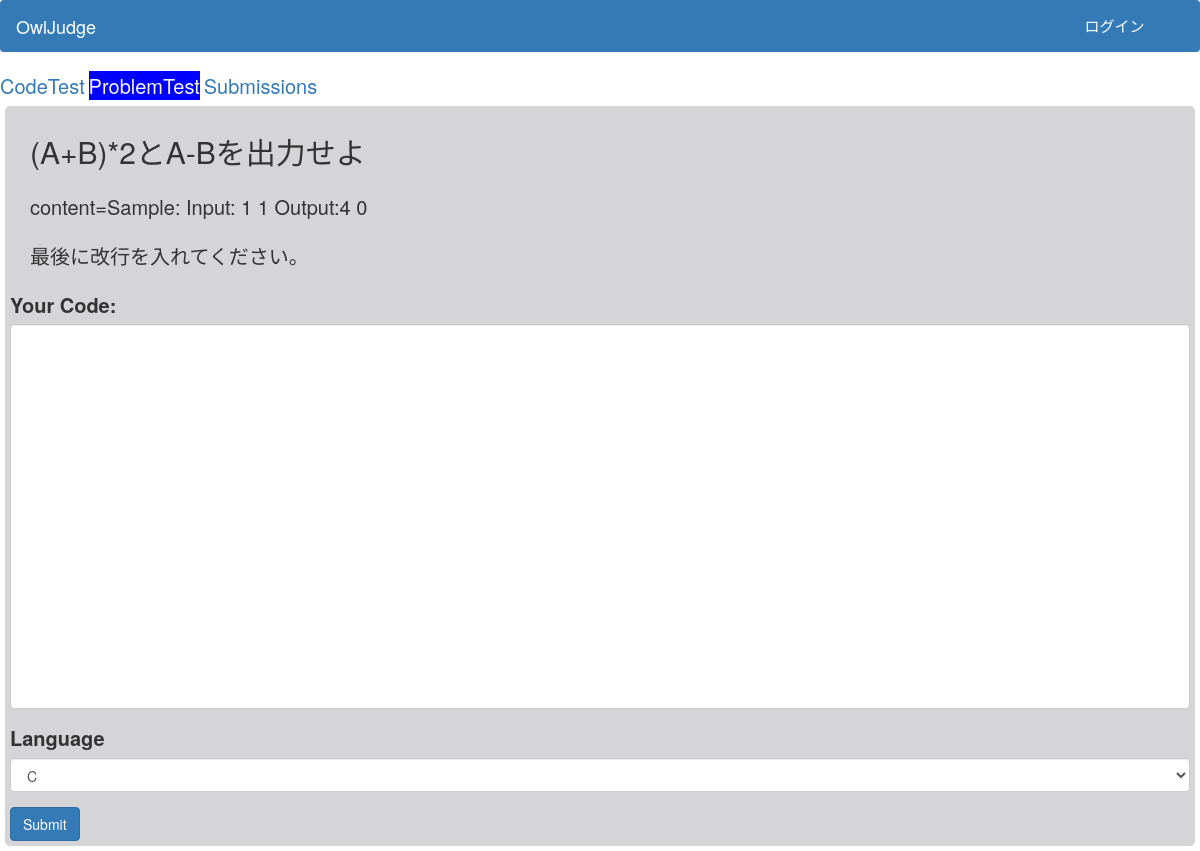
Page /problems/2 on the earlier database version.
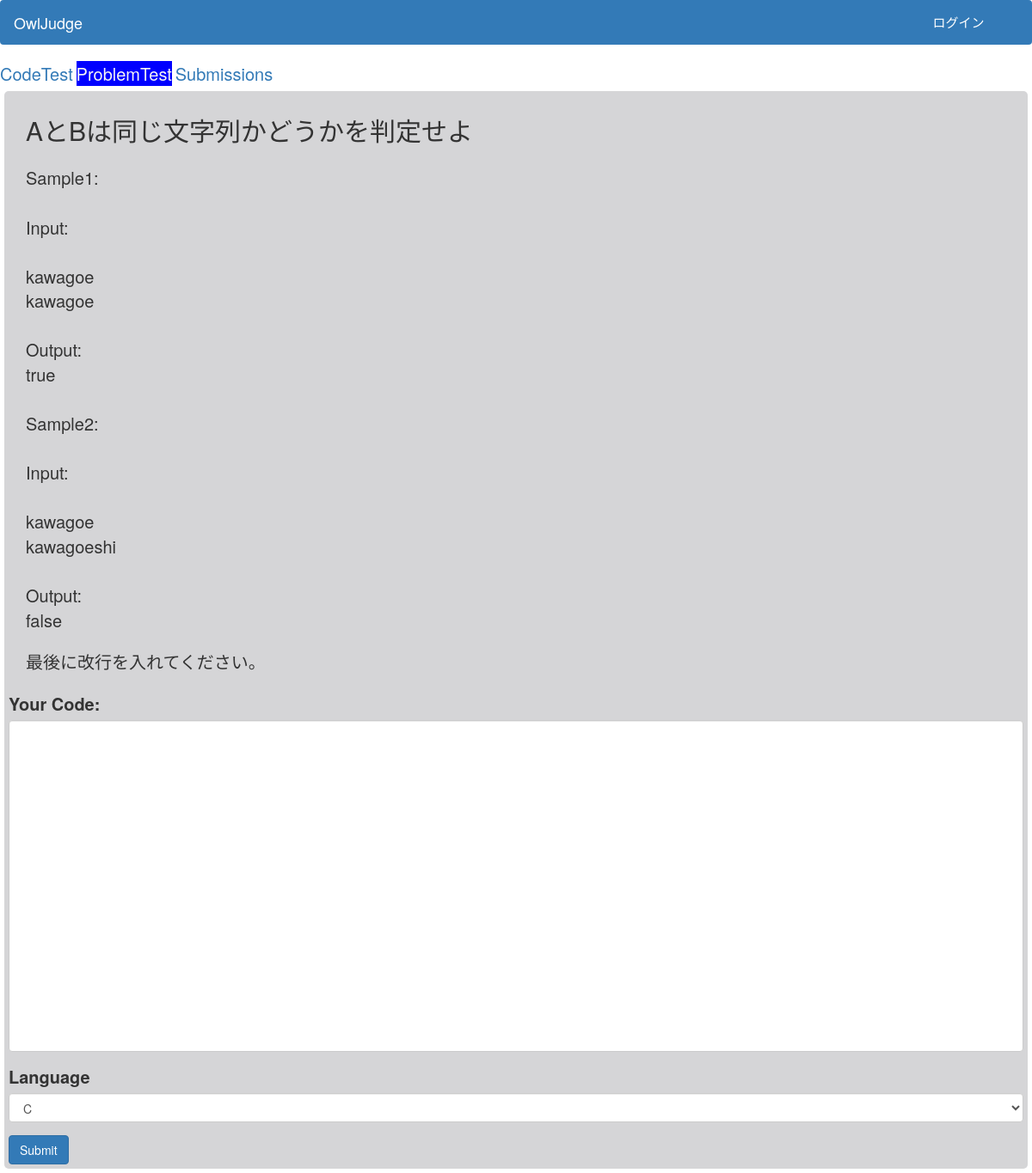
Same page on the later database version.
### owlapp/models.py (models this page shows)
class Question(models.Model):
    title = models.TextField(null=True)
    content = models.TextField(null=True)

### owlapp/views.py (the view)
# urls.py: path('problems/<int:id>', views.problempage, name='problempage'),
def problempage(request,id):
    obj = Question.objects.get(id = id)
    args = {}
    args['title'] = obj.title
    args['content'] = obj.content
    args['problemid'] = id
    if request.user != None:
        args['currentuser'] = request.user.username
    return TemplateResponse(request, 'problem.html',args)

### templates/problem.html (shortened to what this page needs)
<!DOCTYPE html>
{% load static %}
<head>
    {% block extrahead %}
      <link href="{% static 'app.css' %}" rel="stylesheet">
    {% endblock %}
    <link rel="stylesheet" href="https://maxcdn.bootstrapcdn.com/bootstrap/3.4.1/css/bootstrap.min.css">
</head>
 <header>
    <nav class="navbar navbar-dark bg-primary">
      <a href="/" class="navbar-brand" style="color: white;">OwlJudge</a>
        {% if currentuser != "" %}
        <div class="navbar-brand" style="color: white;margin-left:70%;font-size:15px;">{{currentuser}}</div>
        <a href="/logout" class="navbar-brand" style="color: white;font-size:15px;">ログアウト</a>
        {%else%}
        <a href="/login" class="navbar-brand" style="color: white;margin-left:80%;font-size:15px;">ログイン</a>
        {%endif%}
    </nav>
  </header>
  <div class="menu">
    <a href="/" class="tab">CodeTest</a>
    <a href="/problems" class="currenttab">ProblemTest</a>
    <a href="/submissions" class="tab">Submissions</a>
  </div>
<div class="area">
  <p style="margin: 20px;font-size: 30px;">{{ title }}</p>
  <p style="margin: 20px;font-size: 20px;">{{ content | safe }}</p>
    <p style="margin: 20px;font-size: 20px;">最後に改行を入れてください。</p>
    <form id="submit_form" action="/results" method="post" accept-charset="UTF-8">
      <div class="form-group">
        <label for="Code" style="font-size: 20px;">Your Code:</label>
        <textarea class="form-control" id="codearea" name="code" rows="13" autocomplete="off" style="resize:none;font-size: 20px;"></textarea>
      </div>
      <div class="form-group">
        <label for="exampleFormControlSelect1" style="font-size: 20px;">Language</label>
        <select class="form-control" id="language" name="language">
          <option>C</option>
        </select>
      </div>
      <button type="submit" class="btn btn-primary">Submit</button>
    </form>
</div>

Differences in the rows shown:
changed Question: title "(A+B)*2とA-Bを出力せよ" → "AとBは同じ文字列かどうかを判定せよ"; content "content=Sample: Input: 1 1 Output:4 0" → "Sample1: Input: kawagoe kawagoe Output: true Sample2: Input: kawagoe kawagoeshi Output: false"
